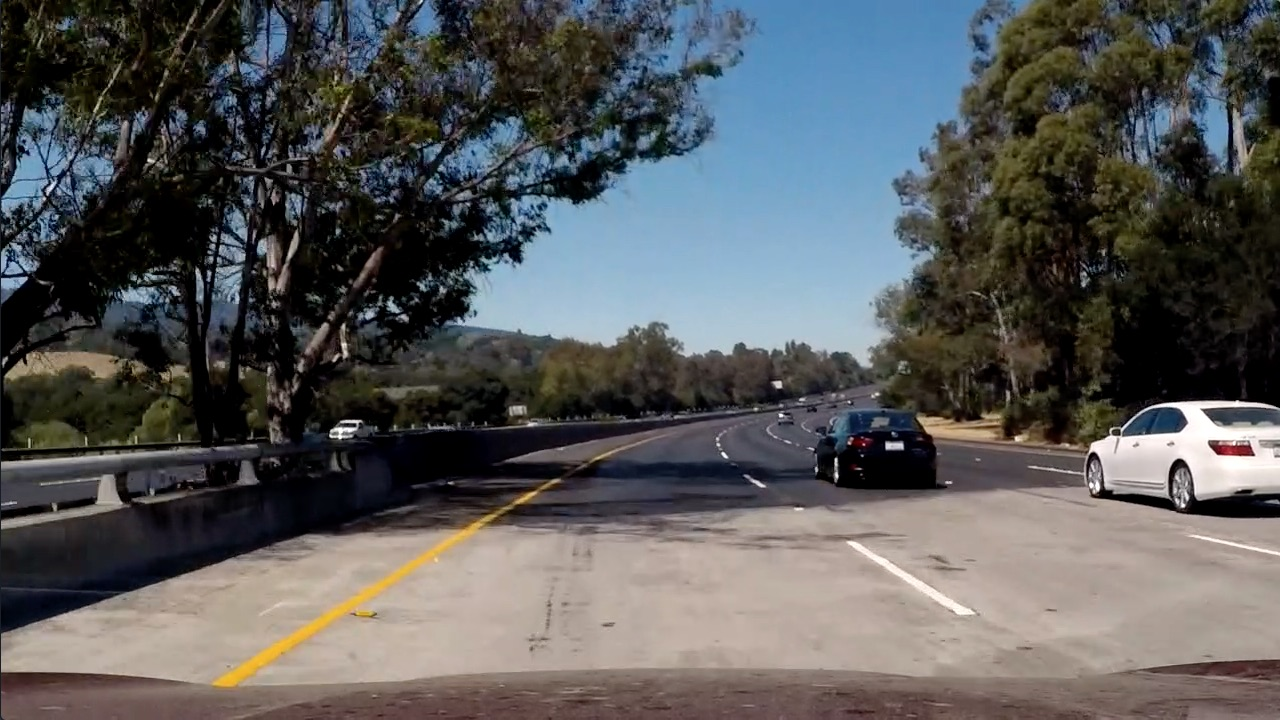
#> input picture test_images/test5.jpg, 1280 x 720 px
$ python image_thresholds.py   (older library calls are emulated)
#> lines starting #> are read from the running program, lines starting #| are printed output that depends on the picture; after the words box and inside, x2 and y2 are one past the last pixel; in counts of white or black regions, pixels touching at a corner belong together
#> further down, img is the input picture: shape (720, 1280, 3); mean B, G, R 89.8, 89.3, 88.5
import numpy as np
import cv2


def abs_sobel_thresh(img, orient='x', sobel_kernel=3, thresh=(0,255)):
    '''Function that applies Sobel x or y, then takes
       an absolute value and applies a threshold.
    Parameters
    :img:    image array in RGB format
    :orient: specify gradient direction by orient = 'x' or 'y'
    :thresh: gradient min and max threshold value
    Return
    :binary_output: thresholded image
    '''
#> called with orient = 'x', sobel_kernel = 3, thresh = (10, 255)
    # Convert to hls
    hls = cv2.cvtColor(img, cv2.COLOR_RGB2HLS)
#> hls: shape (720, 1280, 3); mean of channels 0, 1, 2 55.5, 89.2, 70.1
    s_channel = hls[:,:,2]

    # Take the derivative in x or y given orient = 'x' or 'y'
    if orient == 'x':
        sobel = cv2.Sobel(s_channel, cv2.CV_64F, 1, 0, ksize=sobel_kernel)
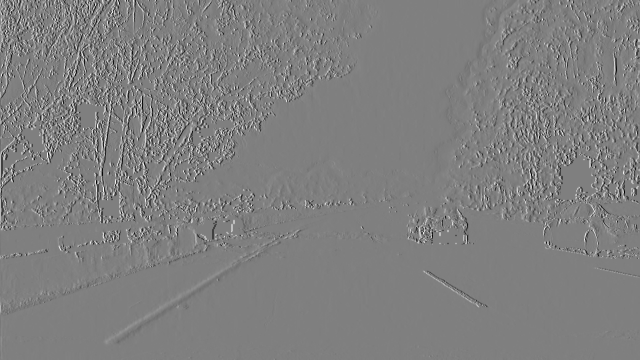
#> sobel: shape (720, 1280) float64 (shown at 1/2 size); min -1020, max 1020, mean 0; drawn with min black and max white
    if orient == 'y':
        sobel = cv2.Sobel(s_channel, cv2.CV_64F, 0, 1, ksize=sobel_kernel)
    # Take the absolute value of the derivative or gradient
    abs_sobel = np.abs(sobel)
    # Scale to 8-bit (0 - 255) then convert to type = np.uint8
    scaled_sobel = np.uint8(255*abs_sobel/np.max(abs_sobel))
    # Create a mask of 1's where the scaled gradient magnitude
    # is > thresh_min and < thresh_max
    binary_output = np.zeros_like(scaled_sobel)
    binary_output[(scaled_sobel > thresh[0]) & (scaled_sobel < thresh[1])] = 1

    # Return this mask as binary_output image
    return binary_output


# [22 lines left out: function hls_thresh, not called in this run]


def lab_thresh(img, channel='b', thresh=(0,255)):
    '''Function that applies a threshold to one of lab channel.
    Parameters
    :img:     image array in RGB format
    :channel: specify one of hls channels by channel = 'l' or 'a' or 'b'
    :thresh:  color channel min and max threshold value
    Return
    :binary_output: thresholded image
    '''
    # Convert to lab color space
    lab = cv2.cvtColor(img, cv2.COLOR_RGB2LAB)
    # Extract each color channel
    if channel == 'l':
        color_ch = lab[:,:,0]
    elif channel == 'a':
        color_ch = lab[:,:,1]
    elif channel == 'b':
        color_ch = lab[:,:,2]
    binary_output = np.zeros_like(color_ch)
    binary_output[(color_ch > thresh[0]) & (color_ch <= thresh[1])] = 1

    return binary_output


def thresholds(img):
    '''Calculate combination of all thresholds
    Parameters
    :img:   image array in RGB format
    Return
    :combined_binary: thresholded image through all filters selected
    '''
    gradx_binary = abs_sobel_thresh(img, orient='x', sobel_kernel=3, thresh=(10,255))
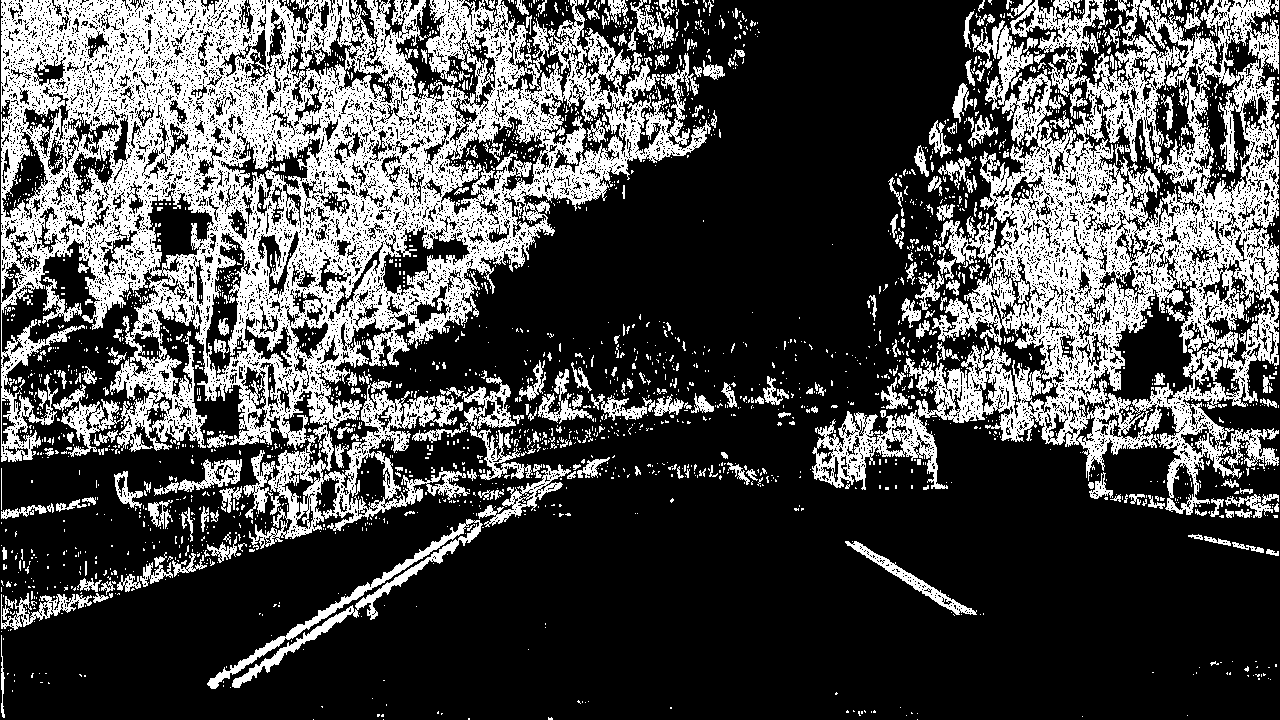
#> gradx_binary: shape (720, 1280); values 0 (black) and 1 (white), 29.9% white; 2749 white regions (2441 under 20 px), largest, box (x1, y1, x2, y2) and area: (1, 0, 711, 550) 145955, (812, 0, 1279, 515) 80412, (207, 519, 483, 689) 4447

    b_binary = lab_thresh(img, channel='b', thresh=(140,255))
#> b_binary: shape (720, 1280); values 0 (black) and 1 (white), 6.9% white; 307 white regions (234 under 20 px), largest, box (x1, y1, x2, y2) and area: (966, 102, 1162, 290) 13293, (991, 0, 1190, 118) 9687, (208, 481, 559, 692) 7851
    l_binary = lab_thresh(img, channel='l', thresh=(80,255))
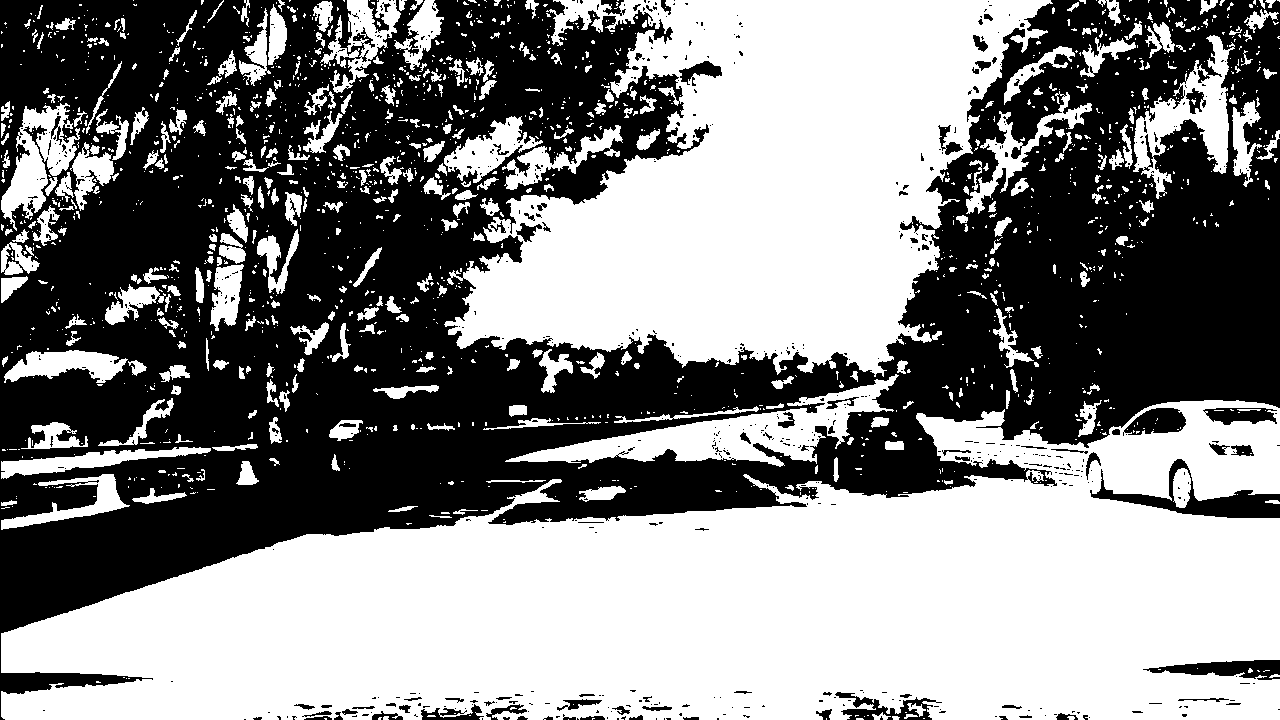
#> l_binary: shape (720, 1280); values 0 (black) and 1 (white), 52.4% white; 687 black regions (594 under 20 px), largest, box (x1, y1, x2, y2) and area: (0, 0, 1280, 720) 421662, (1090, 459, 1280, 518) 3170, (1143, 660, 1280, 680) 1554

    # Extact yellow color
    yellow_binary = np.zeros_like(gradx_binary)
    yellow_binary[(b_binary == 1) & (gradx_binary == 1)] = 1
    # Extact white color
    white_binary = np.zeros_like(gradx_binary)
    white_binary[(l_binary == 1) & (gradx_binary == 1)] = 1
    # Combined binary
    combined_binary = np.zeros_like(gradx_binary)
    combined_binary[(yellow_binary == 1) | (white_binary == 1)] = 1

    return combined_binary


if __name__ == '__main__':

    import argparse
    import matplotlib.pyplot as plt

    parser = argparse.ArgumentParser()
    parser.add_argument("-p", "--path", default='test_images/test5.jpg',
                        help="specify path with image file name as PATH \
                        (without -p the default is: %(default)s)")
    args = parser.parse_args()
    print("Path to File Set to: {}".format(args.path))

    # Read in an image from args.path
    img = cv2.imread(args.path)
    img_rgb = cv2.cvtColor(img, cv2.COLOR_BGR2RGB)
    result = thresholds(img_rgb)
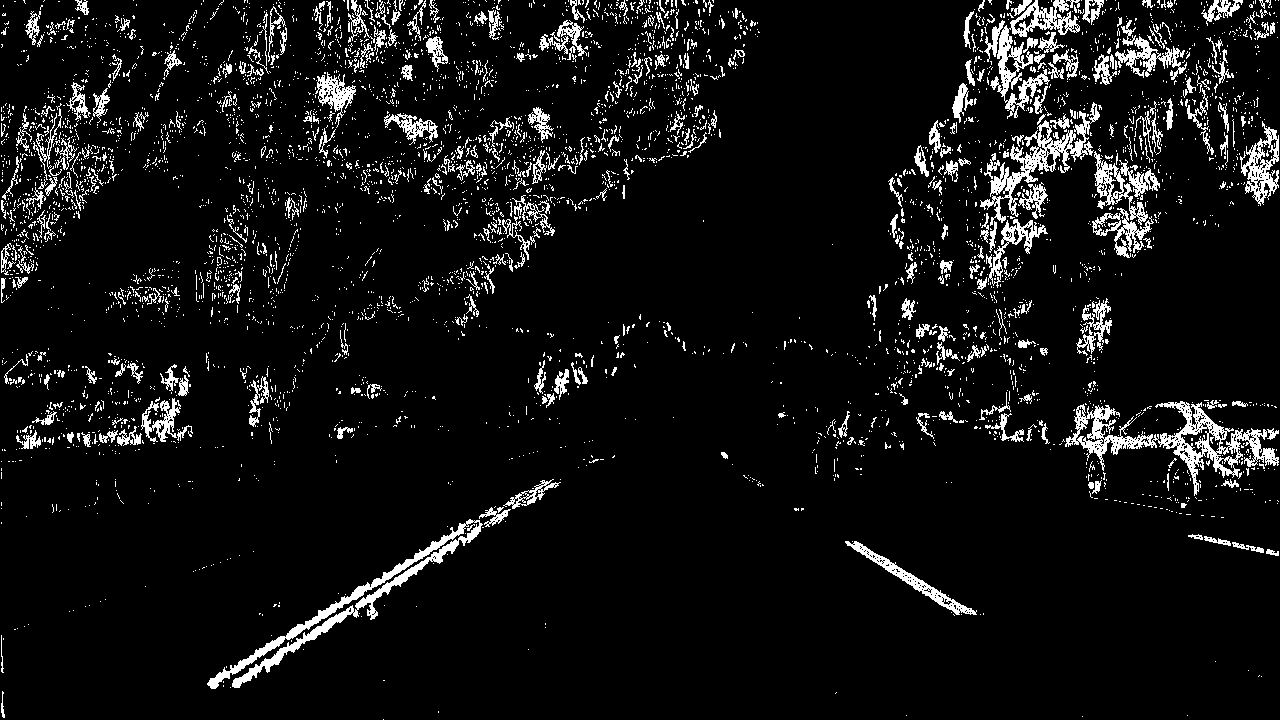
#> result: shape (720, 1280); values 0 (black) and 1 (white), 7.3% white in thin lines or dots

    # Plot the result
    f, (ax1, ax2) = plt.subplots(1, 2, figsize=(12,5))
    f.tight_layout()
    ax1.imshow(img_rgb)
    ax1.set_title('Original Image', fontsize=15)
    ax2.imshow(result, cmap='gray')
    ax2.set_title('Thresholded Image', fontsize=15)
    plt.show()

$ run again, with test_images/test1.jpg copied over test_images/test5.jpg
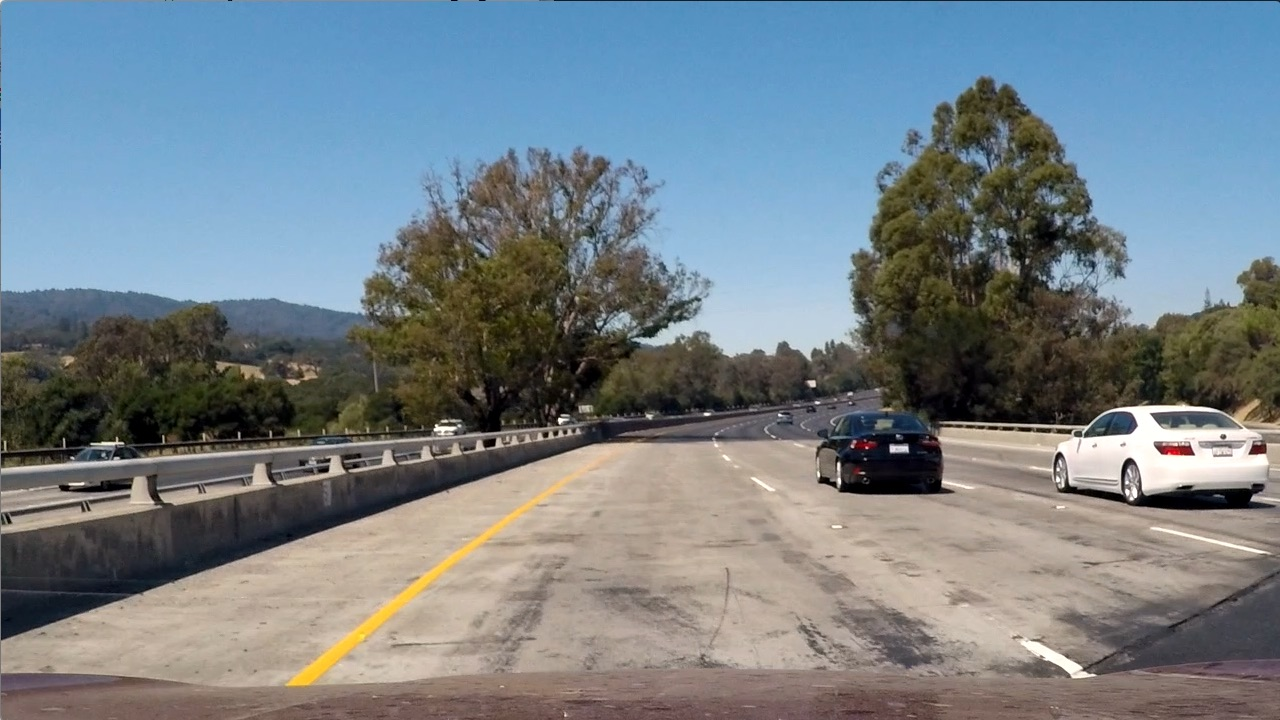
#> input picture test_images/test1.jpg, 1280 x 720 px
#> img is the input picture: shape (720, 1280, 3); mean B, G, R 135.5, 128.7, 117.5
#> hls: shape (720, 1280, 3); mean of channels 0, 1, 2 60.2, 126.7, 74.4
#> in thresholds, `gradx_binary = abs_sobel_thresh(img, orient='x', sobel_kernel=3, thres..`:
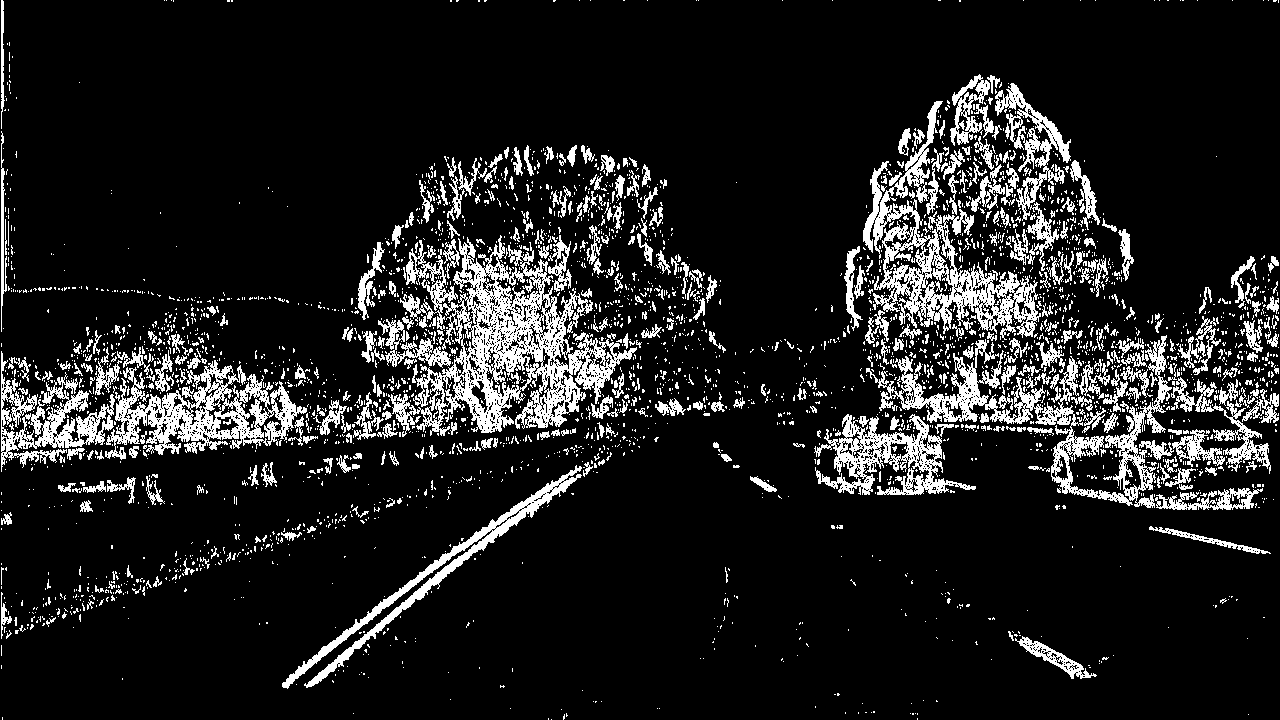
#> gradx_binary: shape (720, 1280); values 0 (black) and 1 (white), 12.5% white; 3493 white regions (3054 under 20 px), largest, box (x1, y1, x2, y2) and area: (388, 235, 637, 437) 17407, (863, 101, 1041, 340) 10045, (866, 335, 1172, 508) 9066
#> lab: shape (720, 1280, 3); mean of channels 0, 1, 2 134.3, 127.2, 123.9
#> b_binary: shape (720, 1280); values 0 (black) and 1 (white), 10% white; 372 white regions (309 under 20 px), largest, box (x1, y1, x2, y2) and area: (287, 232, 566, 438) 24265, (278, 440, 640, 693) 17516, (859, 149, 1060, 369) 13171
#> l_binary: shape (720, 1280); values 0 (black) and 1 (white), 78.5% white; 848 black regions (715 under 20 px), largest, box (x1, y1, x2, y2) and area: (1, 128, 1280, 640) 170298, (1083, 571, 1280, 675) 7564, (1057, 458, 1275, 510) 3078
#> `result = thresholds(img_rgb)`:
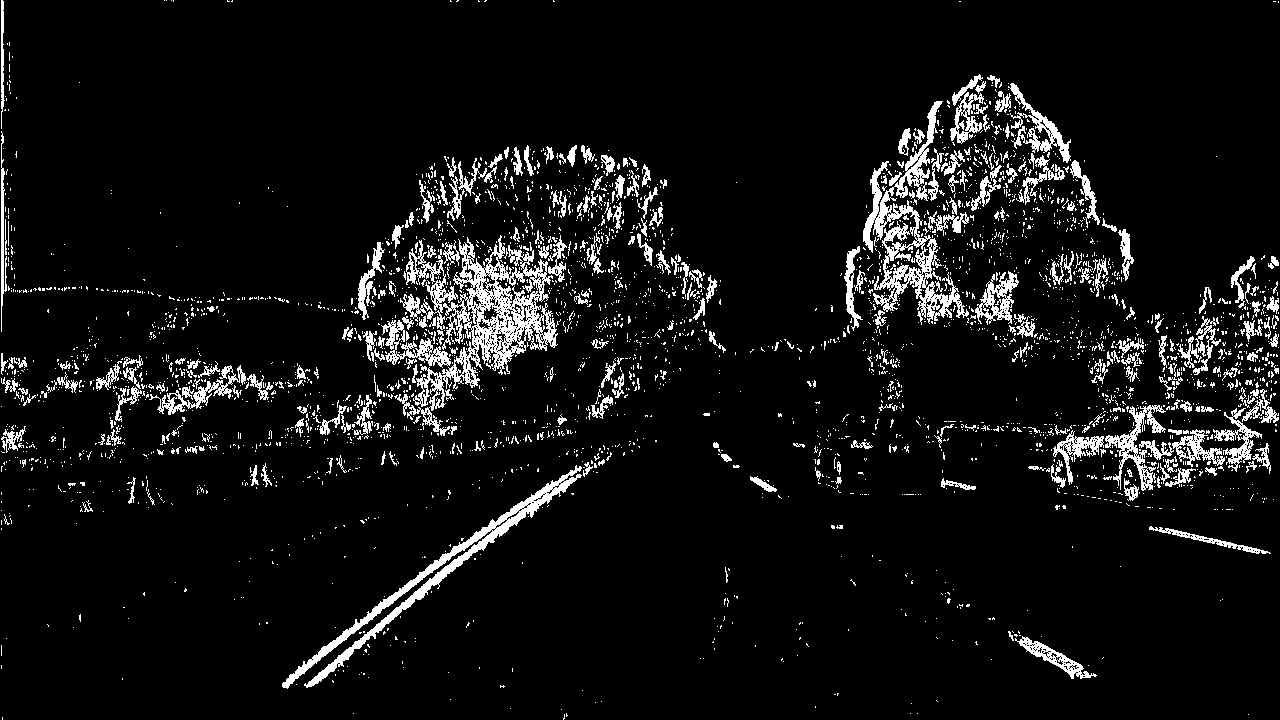
#> result: shape (720, 1280); values 0 (black) and 1 (white), 7.2% white; 3390 white regions (3064 under 20 px), largest, box (x1, y1, x2, y2) and area: (394, 235, 558, 436) 9273, (863, 101, 969, 325) 5380, (282, 465, 582, 689) 4922
